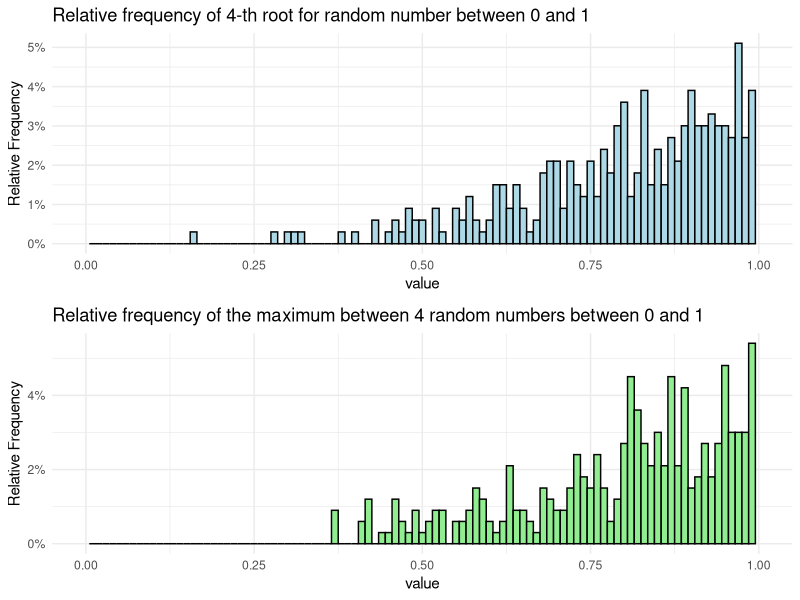
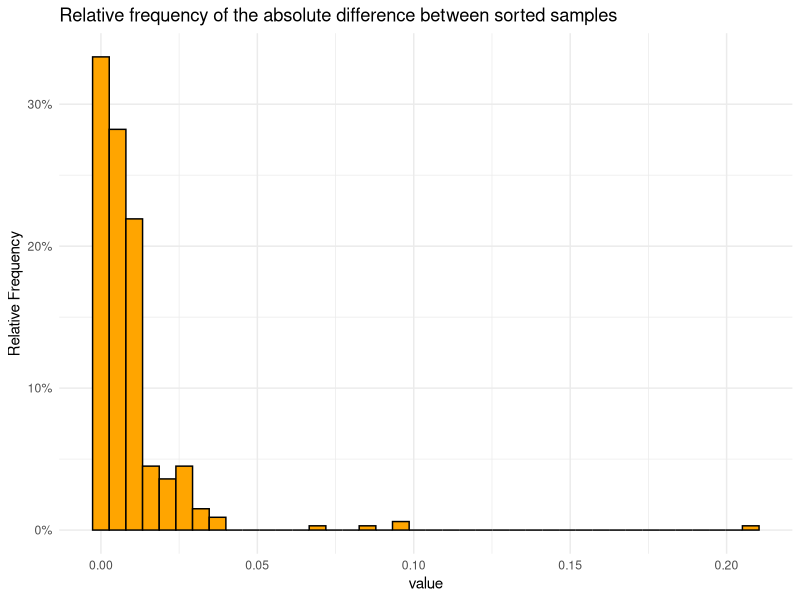

R code for these plots, in order:
set.seed(123)
library(tidyverse)
library(gridExtra)

# Set lenght and dimensions
l <- 333
d <- 4

# Generate random numbers and compute the n-th root
root_X <- as.data.frame(runif(l)^(1/d))
colnames(root_X) <- "value"

# Compute the max between n random generated numbers 
max_X <- as.data.frame(vector(length = l))
for (i in 1:l) {
  max_value <- max(sapply(1:d, function(j) runif(1))) 
  max_X[i, 1] <- max_value
}
colnames(max_X) <- "value"

# Create the histogram plot
p2 <- ggplot(max_X, aes(x = value)) + 
  geom_histogram(aes(y = after_stat(count/sum(count))), binwidth = 0.01, fill = "lightgreen", color = "black") + scale_y_continuous(labels = scales::percent) +
  labs(title = paste("Relative frequency of the maximum between ", d, " random numbers between 0 and 1", sep = ""), 
       y = "Relative Frequency") + xlim(0, 0.999999999) + theme_minimal()

p1 <- ggplot(root_X, aes(x = value)) + 
  geom_histogram(aes(y = after_stat(count/sum(count))), binwidth = 0.01, fill = "lightblue", color = "black") + scale_y_continuous(labels = scales::percent) +
  labs(title = paste("Relative frequency of ", d, "-th root for random number between 0 and 1", sep = ""), 
       y = "Relative Frequency") + xlim(0, 0.999999999) + theme_minimal()

grid.arrange(p1, p2, nrow = 2)

# Sort in ascending order the observations of the two DGPs and compute the squared difference between Ai and Bi

max_X_sorted <- max_X %>% arrange(value) 
root_X_sorted <- root_X %>% arrange(value)
abs_diff <- abs(max_X_sorted - root_X_sorted)
ggplot(abs_diff, aes(x = value)) + geom_histogram(aes(y = after_stat(count/sum(count))), bins = 40,  fill = "orange", color = "black") +
  scale_y_continuous(labels = scales::percent) + labs(title = paste("Relative frequency of the absolute difference between sorted samples"), 
       y = "Relative Frequency") + theme_minimal()

# Do these Data Generation Processes give the same frequency distribution?
# Let X be a random variable generated from a uniform distribution:
# X ~ Uniform(0, 1)
# Define two different probability distributions:
# a) P(X^(1/d) <= z) = z^d for d ∈ ℕ (natural numbers)
# b) P(max(X1, ..., Xd) <= z) = z^d for d ∈ ℕ (natural numbers)
# Perform the Wilcoxon rank-sum test to compare the two distributions:
# Null Hypothesis (H0): F_a(X) = F_b(X) for all x

test <- wilcox.test(max_X$value, root_X$value)
test
if (test$p.value < .05 ) {
  cat("Reject H0")
} else {
  cat("Fail to reject H0")
}

rm(list=ls())
cat("\014")
dev.off()
